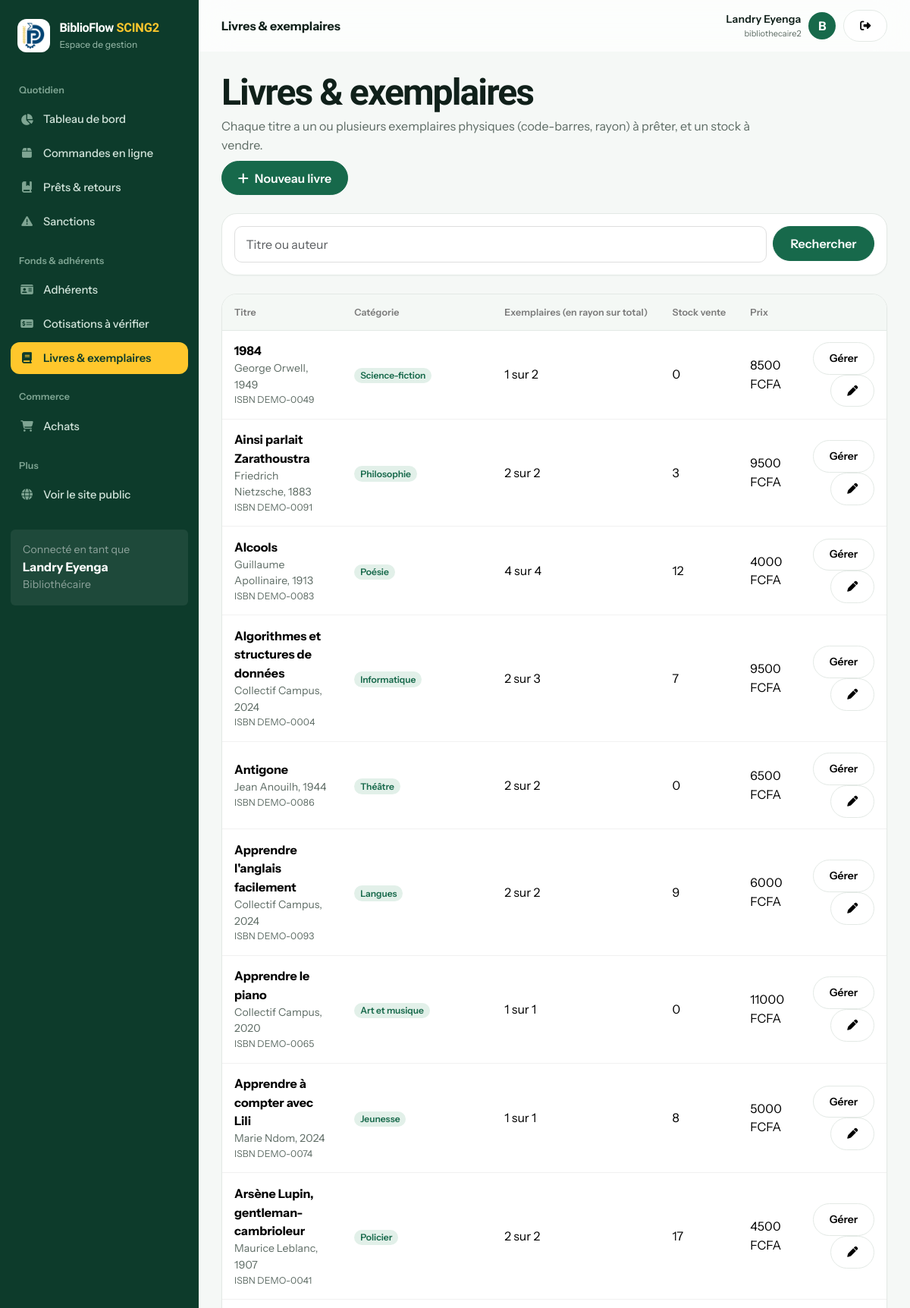
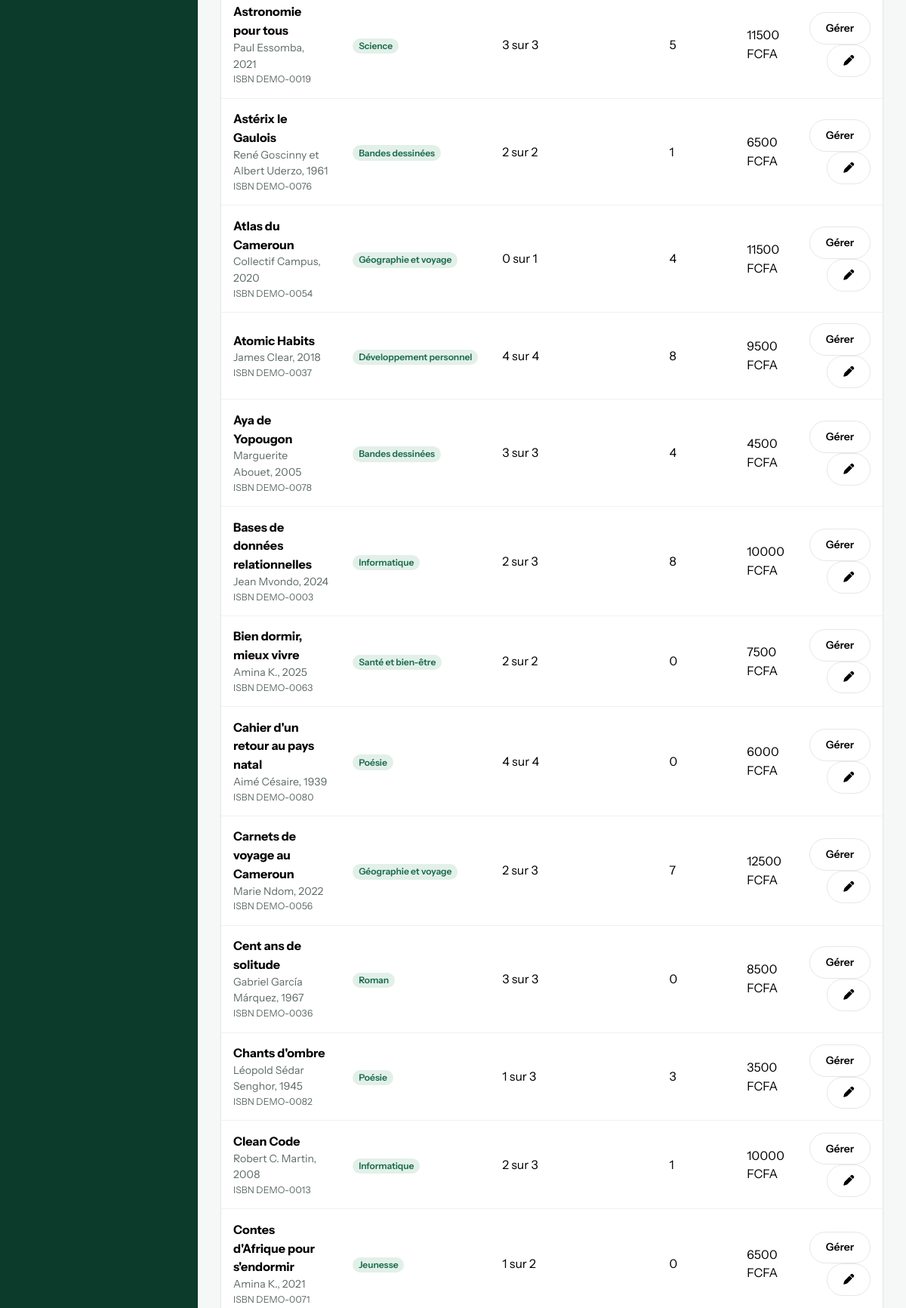
/gestion/livres/ (signed in, upper part), run on the app's committed database (2 pictures, top to bottom).
### bibliotheque/models.py (models this page shows, shortened)
class Utilisateur(AbstractUser):
    ROLES = [("adherent", "Adhérent"), ("bibliothecaire", "Bibliothécaire"), ("administrateur", "Administrateur")]
    STATUTS = [("en_attente", "En attente de validation"), ("actif", "Actif"), ("suspendu", "Suspendu")]
    first_name = None  # remplacés par nom / prénom
    last_name = None
    nom = models.CharField(max_length=80)
    prenom = models.CharField(max_length=80)
    telephone = models.CharField(max_length=20, blank=True)
    adresse = models.CharField(max_length=200, blank=True)
    role = models.CharField(max_length=20, choices=ROLES, default="adherent")
    statut = models.CharField(max_length=12, choices=STATUTS, default="actif")
    numero_carte = models.CharField(max_length=20, unique=True, null=True, blank=True)
    date_debut_adhesion = models.DateField(null=True, blank=True)
    date_expiration = models.DateField(null=True, blank=True)  # fin de validité de l'adhésion
    suspendu_jusqu = models.DateField(null=True, blank=True)   # emprunts suspendus après un retard
    REQUIRED_FIELDS = ["nom", "prenom", "email"]
    def get_full_name(self):
        return f"{self.prenom} {self.nom}".strip()
    @property
    def est_personnel(self):
        return self.is_superuser or self.role in ("bibliothecaire", "administrateur")

class Livre(models.Model):
    titre = models.CharField(max_length=200)
    auteur = models.CharField(max_length=120)
    isbn = models.CharField(max_length=20, unique=True, null=True, blank=True)
    description = models.TextField(blank=True)
    image = models.CharField(max_length=255, blank=True)  # chemin relatif dans static/media
    categorie = models.CharField(max_length=80, blank=True)
    annee_publication = models.PositiveSmallIntegerField(null=True, blank=True)
    langue = models.CharField(max_length=30, default="Français")
    prix = models.DecimalField(max_digits=10, decimal_places=2, default=0)  # prix de vente
    stock_vente = models.PositiveIntegerField(default=0)                    # exemplaires à vendre
    actif = models.BooleanField(default=True)
    class Meta:
        ordering = ["titre"]

### bibliotheque/views.py (the view)
# urls.py: path("gestion/livres/", views.livres_gestion, name="livres_gestion"),
@role_requis(*STAFF)
def livres_gestion(request):
    q = request.GET.get("q", "").strip()
    liste = Livre.objects.annotate(nb_ex=Count("exemplaires", distinct=True),
                                   nb_dispo=Count("exemplaires", filter=Q(exemplaires__statut="disponible"), distinct=True))
    if q:
        liste = liste.filter(Q(titre__icontains=q) | Q(auteur__icontains=q))
    return render(request, "bibliotheque/livres_gestion.html", {"livres": liste.order_by("titre")[:200], "q": q})

### bibliotheque/acces.py (called while the page is built)
def est_personnel(user):
    return user.is_authenticated and user.est_personnel

def role_requis(*roles):
    def deco(vue):
        @login_required
        @wraps(vue)
        def wrapper(request, *a, **kw):
            if request.user.is_superuser or request.user.role in roles:
                return vue(request, *a, **kw)
            messages.error(request, "Accès non autorisé pour votre rôle.")
            return redirect("accueil")
        return wrapper
    return deco

### bibliotheque/context.py (called while the page is built)
def globales(request):
    ctx = {"p": params(), "panier_count": 0, "est_personnel": False, "cotisations_a_verifier": 0}
    try:
        ctx["panier_count"] = sum(request.session.get("panier", {}).values())
    except Exception:
        pass
    if request.user.is_authenticated:
        ctx["est_personnel"] = est_personnel(request.user)
        if ctx["est_personnel"]:
            ctx["cotisations_a_verifier"] = CotisationAdhesion.objects.filter(statut="en_attente").count()
    return ctx

### bibliotheque/services.py (called while the page is built)
def params():
    d = dict(settings.BIBLIO)
    for cle in ("amende_par_jour", "amende_plafond", "frais_perte"):
        d[cle] = Decimal(str(d[cle]))
    return SimpleNamespace(**d)

### bibliotheque/templates/bibliotheque/livres_gestion.html
{% extends "bibliotheque/base.html" %}{% block titre %}Livres – BiblioFlow SCING2{% endblock %}{% block entete %}Livres &amp; exemplaires{% endblock %}{% block contenu %}
<div class="page-title mb-4 d-flex justify-content-between align-items-center flex-wrap gap-2"><div><h1>Livres &amp; exemplaires</h1><p>Chaque titre a un ou plusieurs exemplaires physiques (code-barres, rayon) à prêter, et un stock à vendre.</p></div><a href="{% url 'livre_nouveau' %}" class="btn btn-primary"><i class="fa-solid fa-plus me-2"></i>Nouveau livre</a></div>
<div class="cardx p-3 mb-4"><form class="row g-2"><div class="col-md-10"><input name="q" value="{{ q }}" class="form-control" placeholder="Titre ou auteur" aria-label="Rechercher"></div><div class="col-md-2"><button class="btn btn-primary w-100">Rechercher</button></div></form></div>
<div class="cardx table-card"><div class="table-responsive"><table class="table"><thead><tr><th>Titre</th><th>Catégorie</th><th>Exemplaires (en rayon sur total)</th><th>Stock vente</th><th>Prix</th><th></th></tr></thead><tbody>
{% for l in livres %}<tr><td><strong>{{ l.titre }}</strong><div class="muted small">{{ l.auteur }}{% if l.annee_publication %}, {{ l.annee_publication }}{% endif %}{% if l.isbn %}<div class="muted small">ISBN {{ l.isbn }}</div>{% endif %}</div></td><td>{% if l.categorie %}<span class="badge badge-soft rounded-pill">{{ l.categorie }}</span>{% endif %}</td><td>{{ l.nb_dispo }} sur {{ l.nb_ex }}</td><td>{{ l.stock_vente }}</td><td>{{ l.prix|floatformat:0 }} FCFA</td><td class="text-end"><a class="btn btn-sm btn-light" href="{% url 'livre_exemplaires' l.pk %}">Gérer</a> <a class="btn btn-sm btn-light" href="{% url 'livre_modifier' l.pk %}" aria-label="Modifier"><i class="fa-solid fa-pen"></i></a></td></tr>
{% empty %}<tr><td colspan="6" class="empty">Aucun livre.</td></tr>{% endfor %}</tbody></table></div></div>{% endblock %}

### bibliotheque/templates/bibliotheque/base.html (shortened to what this page needs)
{% load static %}<!doctype html>
<html lang="fr"><head><meta charset="utf-8"><meta name="viewport" content="width=device-width, initial-scale=1"><title>{% block titre %}BiblioFlow SCING2{% endblock %}</title>
<link href="https://cdn.jsdelivr.net/npm/bootstrap@5.3.3/dist/css/bootstrap.min.css" rel="stylesheet"><link href="https://cdnjs.cloudflare.com/ajax/libs/font-awesome/6.5.2/css/all.min.css" rel="stylesheet"><link href="{% static 'bibliotheque/app.css' %}" rel="stylesheet"></head>
<body>{% with u=request.resolver_match.url_name %}<div class="app-shell">
<aside class="sidebar" id="sidebar">
  <div class="brand"><span class="logo-chip"><img src="{% static 'bibliotheque/images/logo.png' %}" alt="" height="34" width="29"></span><div><strong>BiblioFlow <span class="brand-tag">SCING2</span></strong><small>Espace de gestion</small></div></div>
  <div class="nav-title">Quotidien</div>
  <a class="side-link {% if u == 'tableau_bord' %}active{% endif %}" href="{% url 'tableau_bord' %}"><i class="fa-solid fa-chart-pie"></i>Tableau de bord</a>
  <a class="side-link {% if u == 'commandes' %}active{% endif %}" href="{% url 'commandes' %}"><i class="fa-solid fa-box"></i>Commandes en ligne</a>
  <a class="side-link {% if u == 'emprunts' %}active{% endif %}" href="{% url 'emprunts' %}"><i class="fa-solid fa-book-bookmark"></i>Prêts &amp; retours</a>
  <a class="side-link {% if u == 'sanctions' %}active{% endif %}" href="{% url 'sanctions' %}"><i class="fa-solid fa-triangle-exclamation"></i>Sanctions</a>
  <div class="nav-title">Fonds &amp; adhérents</div>
  <a class="side-link {% if u == 'adherents' or u == 'adherent_detail' or u == 'adherent_nouveau' or u == 'adherent_modifier' %}active{% endif %}" href="{% url 'adherents' %}"><i class="fa-solid fa-id-card"></i>Adhérents</a>
  <a class="side-link " href="{% url 'cotisations' %}"><i class="fa-solid fa-money-check-dollar"></i>Cotisations à vérifier</a>
  <a class="side-link {% if u == 'livres_gestion' or u == 'livre_exemplaires' or u == 'livre_nouveau' or u == 'livre_modifier' %}active{% endif %}" href="{% url 'livres_gestion' %}"><i class="fa-solid fa-book"></i>Livres &amp; exemplaires</a>
  <div class="nav-title">Commerce</div>
  <a class="side-link {% if u == 'achats' or u == 'achat_detail' or u == 'achat_nouveau' %}active{% endif %}" href="{% url 'achats' %}"><i class="fa-solid fa-cart-shopping"></i>Achats</a>
  <div class="nav-title">Plus</div>
  <a class="side-link" href="{% url 'accueil' %}"><i class="fa-solid fa-globe"></i>Voir le site public</a>
  <div class="mt-4 p-3 rounded-2" style="background:#ffffff0a"><div class="small text-white-50">Connecté en tant que</div><strong>{{ user.get_full_name|default:user.username }}</strong><div class="small text-white-50">{{ user.get_role_display }}</div></div>
</aside>
<main class="main"><header class="topbar"><div class="d-flex align-items-center gap-3"><div class="fw-bold">{% block entete %}{% endblock %}</div></div>
<div class="user-chip"><div class="text-end d-none d-sm-block"><div class="fw-semibold small">{{ user.get_full_name|default:user.username }}</div><div class="muted" style="font-size:11px">{{ user.username }}</div></div><div class="avatar">{{ user.username|first|upper }}</div><form method="post" action="{% url 'logout' %}">{% csrf_token %}<button class="btn btn-sm btn-light" title="Déconnexion"><i class="fa-solid fa-right-from-bracket"></i></button></form></div></header>
<div class="content">{% block contenu %}{% endblock %}</div></main></div>{% endwith %}
<script src="https://cdn.jsdelivr.net/npm/bootstrap@5.3.3/dist/js/bootstrap.bundle.min.js"></script><script src="{% static 'bibliotheque/app.js' %}" defer></script>{% block scripts %}{% endblock %}</body></html>

### data on the page
Utilisateur: get_full_name "Landry Eyenga", role "Bibliothécaire", username "bibliothecaire2", username|first "B"
Livre: titre "1984", auteur "George Orwell", annee_publication "1949", isbn "DEMO-0049", categorie "Science-fiction", nb_dispo "1", nb_ex "2", stock_vente "0", prix "8500"
Livre: titre "Ainsi parlait Zarathoustra", auteur "Friedrich Nietzsche", annee_publication "1883", isbn "DEMO-0091", categorie "Philosophie", nb_dispo "2", nb_ex "2", stock_vente "3", prix "9500"
Livre: titre "Alcools", auteur "Guillaume Apollinaire", annee_publication "1913", isbn "DEMO-0083", categorie "Poésie", nb_dispo "4", nb_ex "4", stock_vente "12", prix "4000"
Livre: titre "Algorithmes et structures de données", auteur "Collectif Campus", annee_publication "2024", isbn "DEMO-0004", categorie "Informatique", nb_dispo "2", nb_ex "3", stock_vente "7", prix "9500"
Livre: titre "Antigone", auteur "Jean Anouilh", annee_publication "1944", isbn "DEMO-0086", categorie "Théâtre", nb_dispo "2", nb_ex "2", stock_vente "0", prix "6500"
Livre: titre "Apprendre l'anglais facilement", auteur "Collectif Campus", annee_publication "2024", isbn "DEMO-0093", categorie "Langues", nb_dispo "2", nb_ex "2", stock_vente "9", prix "6000"
Livre: titre "Apprendre le piano", auteur "Collectif Campus", annee_publication "2020", isbn "DEMO-0065", categorie "Art et musique", nb_dispo "1", nb_ex "1", stock_vente "0", prix "11000"
Livre: titre "Apprendre à compter avec Lili", auteur "Marie Ndom", annee_publication "2024", isbn "DEMO-0074", categorie "Jeunesse", nb_dispo "1", nb_ex "1", stock_vente "8", prix "5000"
Livre: titre "Arsène Lupin, gentleman-cambrioleur", auteur "Maurice Leblanc", annee_publication "1907", isbn "DEMO-0041", categorie "Policier", nb_dispo "2", nb_ex "2", stock_vente "17", prix "4500"
Livre: titre "Astronomie pour tous", auteur "Paul Essomba", annee_publication "2021", isbn "DEMO-0019", categorie "Science", nb_dispo "3", nb_ex "3", stock_vente "5", prix "11500"
Livre: titre "Astérix le Gaulois", auteur "René Goscinny et Albert Uderzo", annee_publication "1961", isbn "DEMO-0076", categorie "Bandes dessinées", nb_dispo "2", nb_ex "2", stock_vente "1", prix "6500"
Livre: titre "Atlas du Cameroun", auteur "Collectif Campus", annee_publication "2020", isbn "DEMO-0054", categorie "Géographie et voyage", nb_dispo "0", nb_ex "1", stock_vente "4", prix "11500"
Livre: titre "Atomic Habits", auteur "James Clear", annee_publication "2018", isbn "DEMO-0037", categorie "Développement personnel", nb_dispo "4", nb_ex "4", stock_vente "8", prix "9500"
Livre: titre "Aya de Yopougon", auteur "Marguerite Abouet", annee_publication "2005", isbn "DEMO-0078", categorie "Bandes dessinées", nb_dispo "3", nb_ex "3", stock_vente "4", prix "4500"
Livre: titre "Bases de données relationnelles", auteur "Jean Mvondo", annee_publication "2024", isbn "DEMO-0003", categorie "Informatique", nb_dispo "2", nb_ex "3", stock_vente "8", prix "10000"
Livre: titre "Bien dormir, mieux vivre", auteur "Amina K.", annee_publication "2025", isbn "DEMO-0063", categorie "Santé et bien-être", nb_dispo "2", nb_ex "2", stock_vente "0", prix "7500"
Livre: titre "Cahier d'un retour au pays natal", auteur "Aimé Césaire", annee_publication "1939", isbn "DEMO-0080", categorie "Poésie", nb_dispo "4", nb_ex "4", stock_vente "0", prix "6000"
Livre: titre "Carnets de voyage au Cameroun", auteur "Marie Ndom", annee_publication "2022", isbn "DEMO-0056", categorie "Géographie et voyage", nb_dispo "2", nb_ex "3", stock_vente "7", prix "12500"
Livre: titre "Cent ans de solitude", auteur "Gabriel García Márquez", annee_publication "1967", isbn "DEMO-0036", categorie "Roman", nb_dispo "3", nb_ex "3", stock_vente "0", prix "8500"
Livre: titre "Chants d'ombre", auteur "Léopold Sédar Senghor", annee_publication "1945", isbn "DEMO-0082", categorie "Poésie", nb_dispo "1", nb_ex "3", stock_vente "3", prix "3500"
Livre: titre "Clean Code", auteur "Robert C. Martin", annee_publication "2008", isbn "DEMO-0013", categorie "Informatique", nb_dispo "2", nb_ex "3", stock_vente "1", prix "10000"
Livre: titre "Contes d'Afrique pour s'endormir", auteur "Amina K.", annee_publication "2021", isbn "DEMO-0071", categorie "Jeunesse", nb_dispo "1", nb_ex "2", stock_vente "0", prix "6500"
